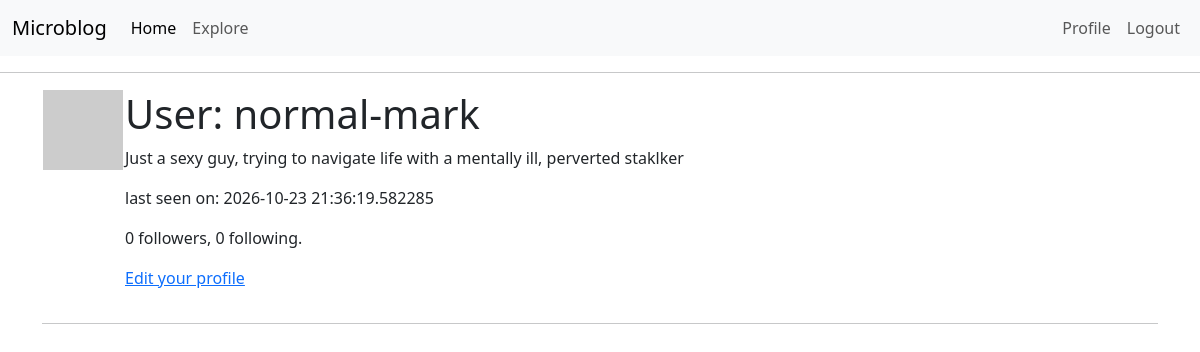
/user/normal-mark (signed in), run on an earlier commit of the app's database.
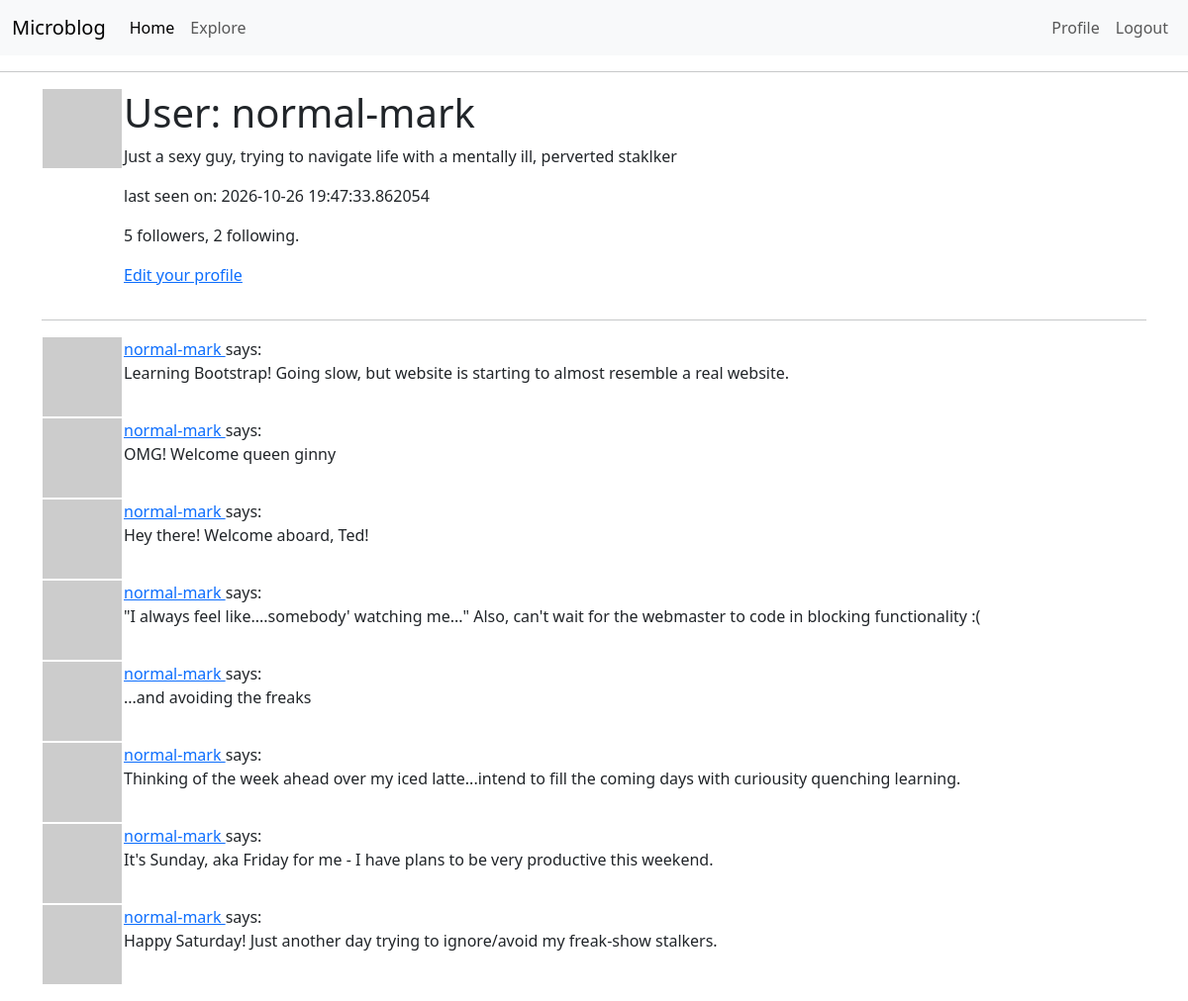
And on a later commit of the database.
### app/models.py (models this page shows, shortened)
class User(UserMixin, db.Model):
    id: so.Mapped[int] = so.mapped_column(primary_key=True)
    username: so.Mapped[str] = so.mapped_column(sa.String(64), index=True, unique=True)
    email: so.Mapped[str] = so.mapped_column(sa.String(120), index=True, unique=True)
    password_hash: so.Mapped[Optional[str]] = so.mapped_column(sa.String(256))
    posts: so.WriteOnlyMapped['Post'] = so.relationship(back_populates='author')
    about_me: so.Mapped[Optional[str]] = so.mapped_column(sa.String(140))
    last_seen: so.Mapped[Optional[datetime]] = so.mapped_column(default=lambda: datetime.now(timezone.utc))
    following: so.WriteOnlyMapped['User'] = so.relationship(
            secondary=followers, primaryjoin=(followers.c.follower_id == id),
            secondaryjoin=(followers.c.followed_id == id),
            back_populates='followers')
    followers: so.WriteOnlyMapped['User'] = so.relationship(
            secondary=followers, primaryjoin=(followers.c.followed_id == id),
            secondaryjoin = (followers.c.follower_id == id),
            back_populates='following')
    def avatar(self, size):
        digest = md5(self.email.lower().encode('utf-8')).hexdigest()
        return f'https://www.gravatar.com/avatar/{digest}?d=identicon&s={size}'
    def followers_count(self):
        query = sa.select(sa.func.count()).select_from(
                self.followers.select().subquery())
        return db.session.scalar(query)
    def following_count(self):
        query = sa.select(sa.func.count()).select_from(
            self.following.select().subquery())
        return db.session.scalar(query)

class Post(db.Model):
    id: so.Mapped[int] = so.mapped_column(primary_key=True)
    body: so.Mapped[str] = so.mapped_column(sa.String(140))
    timestamp: so.Mapped[datetime] = so.mapped_column(index=True, default=lambda: datetime.now(timezone.utc))
    user_id: so.Mapped[int] = so.mapped_column(sa.ForeignKey(User.id), index=True)
    author: so.Mapped[User] = so.relationship(back_populates='posts')

### app/routes.py (the view)
@app.route('/user/<username>')
@login_required
def user(username):
    user = db.first_or_404(sa.select(User).where(User.username == username))
    page = request.args.get('page', 1, type=int)
    query = user.posts.select().order_by(Post.timestamp.desc())
    posts = db.paginate(query, page=page,
                        per_page=app.config['POSTS_PER_PAGE'],
                        error_out=False)
    next_url = url_for('user', username=user.username, page=posts.next_num) \
        if posts.has_next else None
    prev_url = url_for('user', username=user.username, page=posts.prev_num) \
        if posts.has_prev else None
    form = EmptyForm()
    return render_template('user.html', user=user, posts=posts.items,
                           next_url=next_url, prev_url=prev_url, form=form)

### app/models.py (called while the page is built)
@login.user_loader
def load_user(id):
    return db.session.get(User, int(id))

### app/routes.py (called while the page is built)
@app.before_request
def before_request():
    if current_user.is_authenticated:
        current_user.last_seen = datetime.now(timezone.utc)
        db.session.commit()

### app/templates/user.html (shortened to what this page needs)
{% extends "base.html" %}
{% block content %}
    <table>
        <tr valign="top">
            <td><img src="{{ user.avatar(128) }}"></td>
            <td>
                <h1>User: {{ user.username }}</h1>
                {% if user.about_me %}<p>{{ user.about_me }}</p>{% endif %}
                {% if user.last_seen %}<p>last seen on: {{ user.last_seen }}</p>{% endif %}
                <p>{{ user.followers_count() }} followers, {{ user.following_count() }} following.</p>
                {% if user == current_user %}
                <p><a href="{{ url_for('edit_profile') }}">Edit your profile</a></p>
                {% endif %}
            </td>
        </tr>
    </table>
    <hr>
    {% for post in posts %}
        {% include '_post.html' %}
    {% endfor %}
{% endblock %}

### app/templates/base.html (shortened to what this page needs)
<!doctype html>
<html>
    <head>
        <link
        href="https://cdn.jsdelivr.net/npm/bootstrap@5.3.2/dist/css/bootstrap.min.css"
        rel="stylesheet"
>
    </head>
    <body>
        <nav class="navbar navbar-expand-lg bg-body-tertiary">
            <div class="container-fluid">
                <a class="navbar-brand" href="{{ url_for('index') }}">Microblog</a>
  <div class="collapse navbar-collapse" id="navbarNav">
    <ul class="navbar-nav me-auto">
      <li class="nav-item">
          <a class="nav-link active" aria-current="page" href="{{ url_for('index') }}">Home </a>
      </li>
      <li class="nav-item">
          <a class="nav-link" href="{{ url_for('explore') }}">Explore</a>
      </li>
    </ul>
    <ul class="navbar-nav">
        {% if current_user.is_anonymous %}
      <li class="nav-item">
          <a class="nav-link" href="{{ url_for('login') }}">Login</a>
      </li>
      {% else %}
      <li class="nav-item">
          <a class="nav-link" href="{{ url_for('user', username=current_user.username) }}">Profile</a>
      </li>
      <li class="nav-item">
          <a class="nav-link" href="{{ url_for('logout') }}">Logout</a>
      </li>
      {% endif %}
    </ul>
  </div>
  </div>
</nav>
        <hr>
        <div class="container mb-3">
        {% block content %}{% endblock %}
        </div>
    </body>
</html>

### app/templates/_post.html
<table>
    <tr valign="top">
        <td><img src="{{ post.author.avatar(36) }}"</td>
        <td>
            <a href="{{ url_for('user', username=post.author.username) }}">
                {{ post.author.username }}
            </a>
                says: <br>{{ post.body }}
        </td>
    </tr>
</table>

What changed in the data, as far as the page shows it:
changed User "normal-mark": last_seen "2026-10-23 21:36:19.582285" → "2026-10-26 19:47:33.862054"
added Post: author.username "normal-mark", body "Learning Bootstrap! Going slow, but website is starting to almost resemble a real website."
added Post: author.username "normal-mark", body "OMG! Welcome queen ginny"
added Post: author.username "normal-mark", body "Hey there! Welcome aboard, Ted!"
added Post: author.username "normal-mark", body "\"I always feel like....somebody' watching me...\" Also, can't wait for the webmaster to code in blocking functionality :("
added Post: author.username "normal-mark", body "...and avoiding the freaks"
added Post: author.username "normal-mark", body "Thinking of the week ahead over my iced latte...intend to fill the coming days with curiousity quenching learning."
added Post: author.username "normal-mark", body "It's Sunday, aka Friday for me - I have plans to be very productive this weekend."
added Post: author.username "normal-mark", body "Happy Saturday! Just another day trying to ignore/avoid my freak-show stalkers."
Also different on the page:
{{ user.followers_count() }}: "0" → "5"
{{ user.following_count() }}: "0" → "2"
